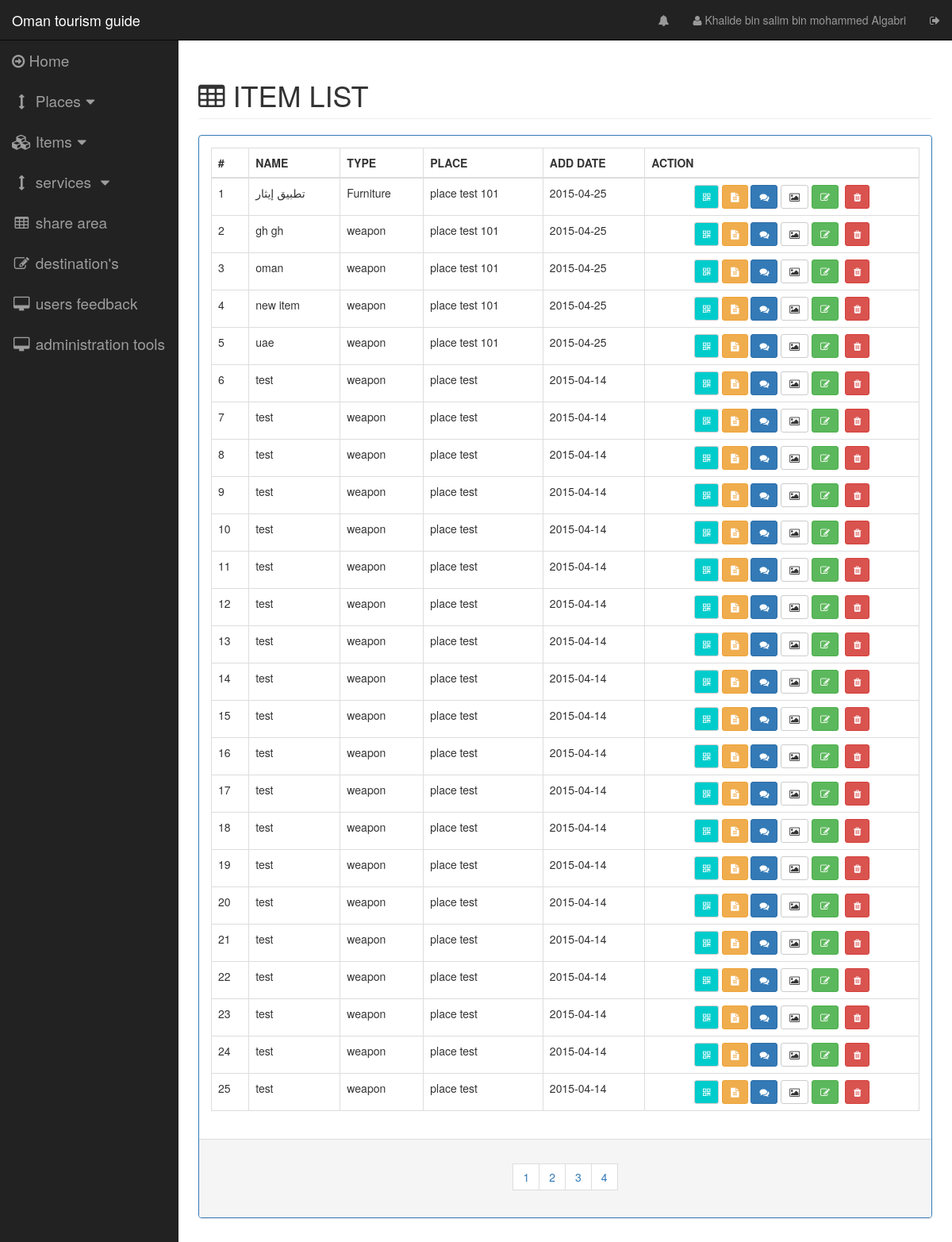
/pages/itemslist.php (signed in), run on an earlier commit of the app's database.
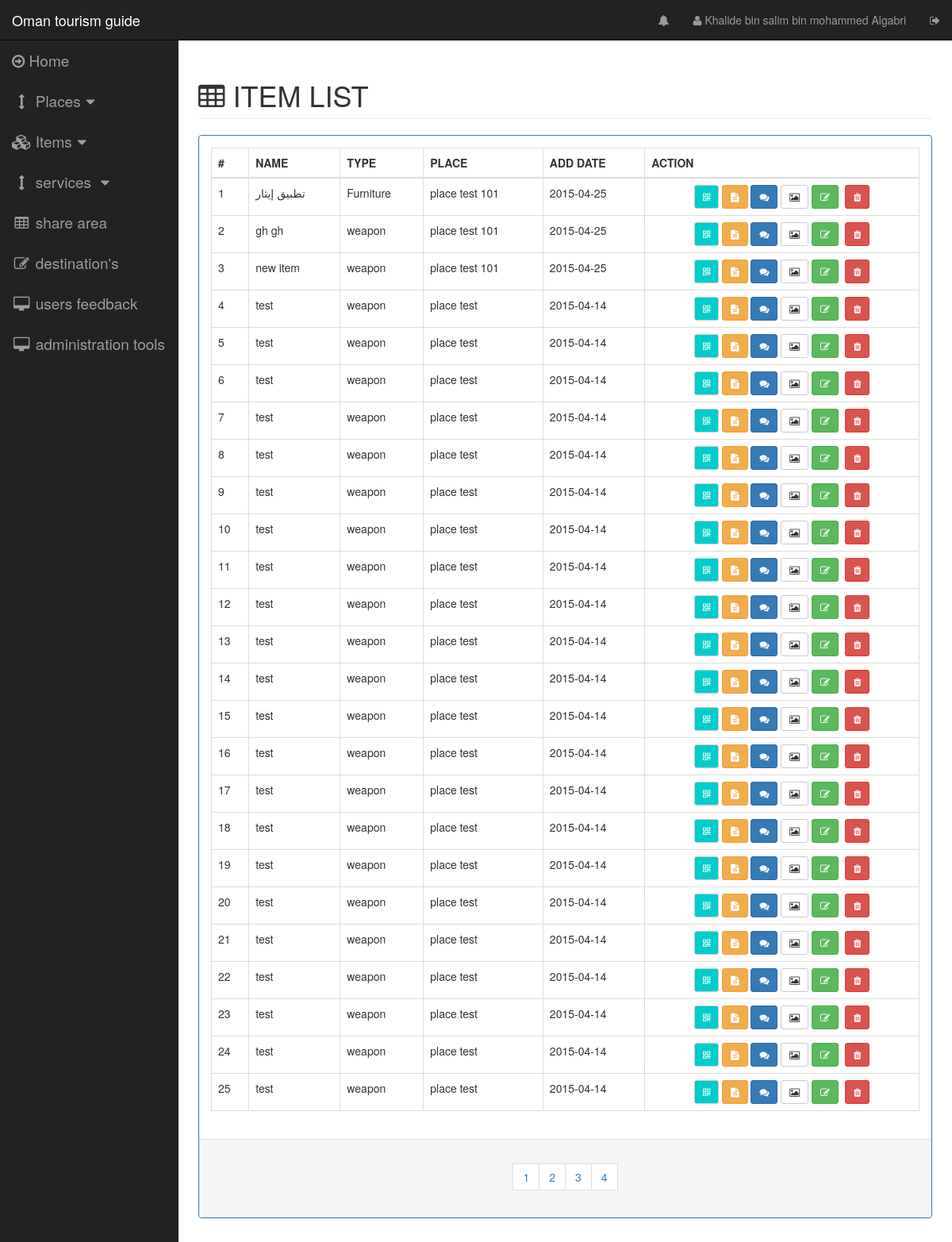
And on a later commit of the database.
### tables this page shows
CREATE TABLE IF NOT EXISTS `item` (
  `item_id` int(11) NOT NULL AUTO_INCREMENT,
  `item_type` int(11) NOT NULL,
  `item_admin_creator` int(11) NOT NULL,
  `item_place` int(11) NOT NULL,
  `item_name` varchar(45) NOT NULL,
  `item_add_date` timestamp NOT NULL DEFAULT CURRENT_TIMESTAMP,
  `item_description` text NOT NULL,
  `status_view` int(11) NOT NULL DEFAULT '1' COMMENT '1 is disaplay for all\n0 is no',
  `item_last_update` timestamp NULL DEFAULT NULL,
  PRIMARY KEY (`item_id`,`item_type`,`item_place`,`item_admin_creator`),
  KEY `item_place_key_idx` (`item_place`),
  KEY `item_admin_key_idx` (`item_admin_creator`),
  KEY `item_itemtype_key_idx` (`item_type`)
);

CREATE TABLE IF NOT EXISTS `item_type` (
  `itemtype_id` int(11) NOT NULL AUTO_INCREMENT,
  `itemtype_name` varchar(45) NOT NULL,
  PRIMARY KEY (`itemtype_id`)
);

CREATE TABLE IF NOT EXISTS `place` (
  `place_id` int(11) NOT NULL AUTO_INCREMENT,
  `place_type` int(11) NOT NULL,
  `place_name` varchar(45) NOT NULL,
  `address` varchar(132) DEFAULT NULL,
  `place_location_lat` float DEFAULT NULL,
  `place_location_lng` float DEFAULT NULL,
  `place_admin_creator` int(11) NOT NULL,
  `view` int(1) NOT NULL DEFAULT '1',
  `description` text NOT NULL,
  `create_date` timestamp NOT NULL DEFAULT CURRENT_TIMESTAMP ON UPDATE CURRENT_TIMESTAMP,
  `last_update` timestamp NOT NULL DEFAULT '0000-00-00 00:00:00',
  PRIMARY KEY (`place_id`,`place_type`,`place_admin_creator`),
  KEY `place_type_id_idx` (`place_type`),
  KEY `place_admin_creator_id_idx` (`place_admin_creator`)
);

### server/dboperation.php (called while the page is built, shortened)
<?php
class dboperation {
    public static function itemsTotalCount() {
        try {
            $dbh = new PDO("mysql:host=" . DB_HOST . ";dbname=" . DB_NAME . "", DB_USERNAME, DB_PASSWORD, array(PDO::MYSQL_ATTR_INIT_COMMAND => "SET NAMES 'utf8'"));
            $sql = 'SELECT count(*) as count FROM item WHERE 1';
            foreach ($dbh->query($sql) as $row) {
                $count = $row['count'];
            }
            return $count;
        } catch (PDOException $e) {
            echo $e->getMessage();
        }
    }
    public static function getItemsList($selectfrom = 1, $selectamount = 25) {
        $response = array("status" => "false", "data" => "");
        try {
            $dbh = new PDO("mysql:host=" . DB_HOST . ";dbname=" . DB_NAME . "", DB_USERNAME, DB_PASSWORD, array(PDO::MYSQL_ATTR_INIT_COMMAND => "SET NAMES 'utf8'"));
            $dbh->setAttribute(PDO::ATTR_ERRMODE, PDO::ERRMODE_EXCEPTION);
            $stmt = $dbh->prepare('SELECT
                                    item.item_id,
                                    item_type.itemtype_name,
                                    item.item_type,
                                    place.place_name,
                                    item.item_place,
                                    item.item_name,
                                    DATE(item.item_add_date) AS adddate,
                                    item.item_description,
                                    item.status_view
                                  FROM item
                                    INNER JOIN item_type
                                      ON item.item_type = item_type.itemtype_id
                                    INNER JOIN place
                                      ON item.item_place = place.place_id
                                  ORDER BY item.item_add_date DESC
                                   LIMIT ' . intval($selectfrom) . ' , ' . intval($selectamount) . '');
            $stmt->execute();
            $result = $stmt->fetchAll();
            $response = array("status" => "false", "data" => "");
            $item = array(
                "itemid" => "",
                "itemtype" => "",
                "itemtypeid" => "",
                "itemplace" => "",
                "itemplaceid" => "",
                "itemname" => "",
                "itemadddate" => "",
                "itemdesc" => "",
                "itemstatusview" => ""
            );
            $data = array();
            foreach ($result as $row) {
                $item['itemid'] = $row['item_id'];
                $item['itemtype'] = $row['itemtype_name'];
                $item['itemtypeid'] = $row['item_type'];
                $item['itemplace'] = $row['place_name'];
                $item['itemplaceid'] = $row['item_place'];
                $item['itemname'] = $row['item_name'];
                $item['itemadddate'] = $row['adddate'];
                $item['itemdesc'] = $row['item_description'];
                $item['itemstatusview'] = $row['status_view'];
                array_push($data, $item);
            }
            $response['data'] = $data;
            $response["status"] = "true";
        } catch (PDOException $e) {
            $response["data"] = $e->getMessage();
            $response["status"] = "false";
            echo $e->getMessage();
        } finally {
            return json_encode($response);
        }
    }
}

### controlpages/itemslist.php (the view)
<div class="row">
    <div class="col-lg-12">
        <h1 class="page-header" style="text-transform: uppercase"><span class="fa fa-table"></span>&nbsp;Item List</h1>
    </div>
</div>
<div class="row">
    <div class="col-lg-12 col-md-12">
        <div class="panel panel-primary">
            <div class="panel-body">
                <table id="items-list-table" class="table table-bordered table-hover">
                    <thead>
                        <tr>
                            <th>#</th>
                            <th>NAME</th>
                            <th>TYPE</th>
                            <th>PLACE</th>
                            <th>ADD DATE</th>
                            <th>ACTION</th>
                        </tr>
                    </thead>
                    <tbody >
                        <?php
                        $selectamount = 25;
                        $placelist = json_decode(dboperation::getItemsList(0, $selectamount));
                        $num = 1;
                        foreach ($placelist->data as $key => $item) {
                            ?>
                        <tr id="item_list_tr_<?php echo $num;?>">
                                <td><?php echo $num; ?></td>
                                <td><?php echo $item->itemname ?></td>
                                <td><?php echo $item->itemtype ?></td>
                                <td><?php echo $item->itemplace ?></td>
                                <td><?php echo $item->itemadddate ?></td>
                                <td>
                        <center>
                            <?php
                            $desc = str_replace("'", "\'", $item->itemdesc);
                            ?>
                            <span data-toggle="modal" data-target="#qr_modal"
                                        onclick="itemsListFunctions.setItemQrModal('<?php echo $item->itemid ?>',
                                        '<?php echo $item->itemname?>')" title="QR"
                            class="qr-button btn btn-sm btn-default"><i class="fa fa-qrcode"></i></span>
                            <span onclick="itemsListFunctions.setdescriptionmodel('<?php echo $desc ?>')" data-toggle="modal" data-target="#place_desc_modal" class="btn btn-warning btn-sm">
                                <i class="fa fa-file-text"></i>
                            </span>
                            <span onclick="itemcommentfunction.setsingleitemcomment('<?php echo $item->itemid?>', '25', '0', 1)"  data-toggle="modal" data-target="#item_comments_list_modal" class="btn btn-primary btn-sm">
                                <i class="fa fa-comments"></i>
                            </span>
                            <span onclick="itemsListFunctions.itemsimagegallery(<?php echo $item->itemid ?>)"
                                  data-toggle="modal" data-target="#item_images_modal"
                                  class="btn btn-default btn-sm">
                                <i class="fa fa-image"></i>
                            </span>
                            <span onclick="itemsListFunctions.setupdateitemmodel(
                                            '<?php echo $item->itemid ?>',
                                            '<?php echo $item->itemplaceid ?>',
                                            '<?php echo $item->itemtypeid ?>',
                                            '<?php echo $item->itemname ?>',
                                            '<?php echo $desc ?>',
                                            '<?php echo $item->itemstatusview ?>'
                                            )" data-toggle="modal"
                                  data-target="#update_item_modal"
                                  class="btn btn-success btn-sm">
                                <i class="fa fa-edit"></i>
                            </span>
                            &nbsp;<span onclick="itemsListFunctions.setremovemodel('<?php echo $item->itemid ?>', '<?php echo $num; ?>' )" data-toggle="modal" data-target="#remove_item_modal" class="btn btn-danger btn-sm">
                                <i class="fa fa-trash"></i>
                            </span>
                        </center>
                        </td>
                        </tr>
                        <?php
                        $num++;
                    }
                    ?>
                    </tbody>
                </table>
            </div>
            <div class="panel-footer">
                <center>
                    <nav>
                        <ul class="pagination">
                            <?php
                            $itemscount = dboperation::itemsTotalCount();
                            $pages = intval($itemscount) / $selectamount;
                            if (is_float($pages)) {
                                $pages = intval($pages + 1);
                            }
                            $selectfrom = 0;
                            $selectto = $selectamount;
                            $roundnum = 1;
                            for ($index = 0; $index < $pages; $index++) {
                                ?>
                                <li>
                                    <span
                                        onclick="itemsListFunctions.itemsnextpage('<?php echo $selectfrom; ?>', '<?php echo $selectamount ?>')"
                                        class="btn" style="border-radius: 0px;">
                                        <?php echo $index + 1; ?>
                                    </span>
                                </li>
                                <?php
                                $roundnum++;
                                $selectfrom = $selectto;
                                $selectto = $selectamount * $roundnum;
                            }
                            ?>
                        </ul>
                    </nav>
                </center>
            </div>
        </div>
    </div>
</div>

### pages/itemslist.php (shortened to what this page needs)
<?php
include '../server/dboperation.php';
?>
<!DOCTYPE html>
<html lang="en">
    <head>
    </head>
    <body>
        <div id="wrapper">
            <?php
            include_once '../include/navbar.php';
            ?>
            <div id="page-wrapper">
                <div class="container-fluid">
                    <?php
                    include_once '../controlpages/itemslist.php';
                    ?>
                </div>
            </div>
        </div>
    </body>
</html>

### include/navbar.php (shortened to what this page needs)
<nav class="navbar navbar-inverse navbar-fixed-top" role="navigation">
    <div class="navbar-header">
        <a class="navbar-brand" href="index.php">Oman tourism guide</a>
    </div>
    <ul class="nav navbar-right top-nav">
        <li class="dropdown">
            <a href="#" ><i class="fa fa-bell"></i></a>
        </li>
        <li class="dropdown">
            <a href="#" ><i class="fa fa-user"></i> <?php echo $_SESSION['login-admin-name']; ?></a>
        </li>
        <li class="dropdown">
            <a onclick="logout()" ><i class="fa fa-sign-out"></i></a>
        </li>
    </ul>
    <div class="collapse navbar-collapse navbar-ex1-collapse">
        <ul class="nav navbar-nav side-nav">
            <li>
                <a href="home.php"><i class="fa fa-arrow-circle-o-right"></i> Home</a>
            </li>
            <li>
                <a href="javascript:;" data-toggle="collapse" data-target="#placescolntrollcollapse"><i class="fa fa-fw fa-arrows-v"></i>&nbsp;Places<i class="fa fa-fw fa-caret-down"></i></a>
            </li>
            <li>
                <a href="javascript:;" data-toggle="collapse" data-target="#itemscolntrollcollapse"><i class="fa fa-fw fa-cubes"></i>&nbsp;Items<i class="fa fa-fw fa-caret-down"></i></a>
            </li>
            <li>
                <a href="javascript:;" data-toggle="collapse" data-target="#servicecollapse"><i class="fa fa-fw fa-arrows-v"></i> services <i class="fa fa-fw fa-caret-down"></i></a>
            </li>
            <li>
                <a href="#"><i class="fa fa-fw fa-table"></i> share area</a>
            </li>
            <li>
                <a href="#"><i class="fa fa-fw fa-edit"></i> destination's</a>
            </li>
            <li>
                <a href="#"><i class="fa fa-fw fa-desktop"></i> users feedback</a>
            </li>
            <li>
                <a href="#"><i class="fa fa-fw fa-desktop"></i> administration tools</a>
            </li>
        </ul>
    </div>
</nav>

### css/sb-admin.css (style rules this page uses)
body { margin-top: 100px; background-color: #222; }
@media (min-width:768px) { body { margin-top: 50px; } }
#wrapper { padding-left: 0; }
#page-wrapper { width: 100%; padding: 0; background-color: #fff; }
@media (min-width:768px) { #wrapper { padding-left: 225px; } }
@media (min-width:768px) { #page-wrapper { padding: 10px; } }
.top-nav { padding: 0 15px; }
.top-nav>li { display: inline-block; float: left; }
.top-nav>li>a { padding-top: 15px; padding-bottom: 15px; line-height: 20px; color: #999; }
@media (min-width:768px) { .side-nav { position: fixed; top: 51px; left: 225px; width: 225px; margin-left: -225px; border: none; border-radius: 0; overflow-y: auto; background-color: #222; } }
@media (min-width:768px) { .side-nav>li>a { width: 225px; } }

### css/main.css (style rules this page uses)
.qr-button { background: #00cccc; color: #FFFFFF; }

### css/navbar.css (style rules this page uses)
.side-nav li a { font-size: 19px; }

What changed in the data, as far as the page shows it:
removed item: item_name "oman", item_type.itemtype_name "weapon", place.place_name "place test 101", itemadddate "2015-04-25"
removed item: item_name "uae", item_type.itemtype_name "weapon", place.place_name "place test 101", itemadddate "2015-04-25"
now on this page (row unchanged): item: item_name "test", item_type.itemtype_name "weapon", place.place_name "place test", itemadddate "2015-04-14"
now on this page (row unchanged): item: item_name "test", item_type.itemtype_name "weapon", place.place_name "place test", itemadddate "2015-04-14"
